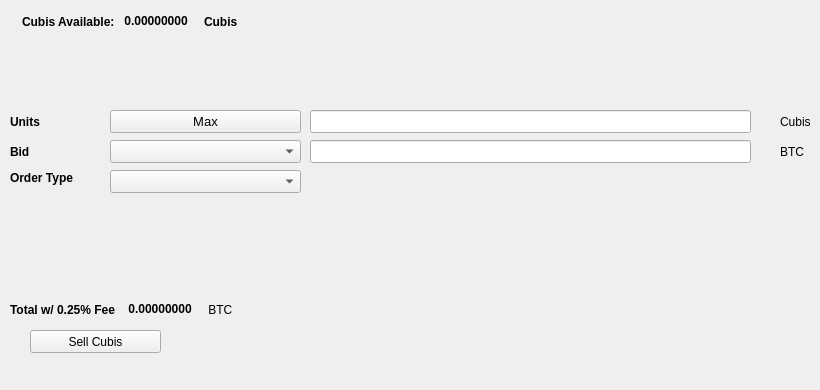
   <widget class="QWidget" name="SellTab">
    <attribute name="title">
     <string>Sell</string>
    </attribute>
    <widget class="QLabel" name="label_16">
     <property name="geometry">
      <rect>
       <x>780</x>
       <y>140</y>
       <width>31</width>
       <height>23</height>
      </rect>
     </property>
     <property name="text">
      <string>BTC</string>
     </property>
    </widget>
    <widget class="QComboBox" name="SellBidcomboBox">
     <property name="geometry">
      <rect>
       <x>110</x>
       <y>140</y>
       <width>191</width>
       <height>23</height>
      </rect>
     </property>
     <property name="font">
      <font>
       <pointsize>10</pointsize>
      </font>
     </property>
    </widget>
    <widget class="QLabel" name="label_18">
     <property name="geometry">
      <rect>
       <x>10</x>
       <y>110</y>
       <width>46</width>
       <height>23</height>
      </rect>
     </property>
     <property name="font">
      <font>
       <weight>75</weight>
       <bold>true</bold>
      </font>
     </property>
     <property name="text">
      <string>Units</string>
     </property>
    </widget>
    <widget class="QPushButton" name="Sell_Max_Amount">
     <property name="geometry">
      <rect>
       <x>110</x>
       <y>110</y>
       <width>191</width>
       <height>23</height>
      </rect>
     </property>
     <property name="font">
      <font>
       <pointsize>10</pointsize>
      </font>
     </property>
     <property name="text">
      <string>Max</string>
     </property>
    </widget>
    <widget class="QLabel" name="label_20">
     <property name="geometry">
      <rect>
       <x>10</x>
       <y>170</y>
       <width>91</width>
       <height>16</height>
      </rect>
     </property>
     <property name="font">
      <font>
       <weight>75</weight>
       <bold>true</bold>
      </font>
     </property>
     <property name="text">
      <string>Order Type</string>
     </property>
    </widget>
    <widget class="QComboBox" name="SellOrdertypeCombo">
     <property name="geometry">
      <rect>
       <x>110</x>
       <y>170</y>
       <width>191</width>
       <height>23</height>
      </rect>
     </property>
     <property name="font">
      <font>
       <pointsize>10</pointsize>
      </font>
     </property>
    </widget>
    <widget class="QLabel" name="label_21">
     <property name="geometry">
      <rect>
       <x>10</x>
       <y>140</y>
       <width>46</width>
       <height>23</height>
      </rect>
     </property>
     <property name="font">
      <font>
       <weight>75</weight>
       <bold>true</bold>
      </font>
     </property>
     <property name="text">
      <string>Bid</string>
     </property>
    </widget>
    <widget class="QLabel" name="label_22">
     <property name="geometry">
      <rect>
       <x>780</x>
       <y>110</y>
       <width>31</width>
       <height>23</height>
      </rect>
     </property>
     <property name="text">
      <string>Cubis</string>
     </property>
    </widget>
    <widget class="QLineEdit" name="UnitsInputCubis">
     <property name="geometry">
      <rect>
       <x>310</x>
       <y>110</y>
       <width>441</width>
       <height>23</height>
      </rect>
     </property>
     <property name="font">
      <font>
       <pointsize>9</pointsize>
       <weight>75</weight>
       <bold>true</bold>
      </font>
     </property>
    </widget>
    <widget class="QLineEdit" name="SellBidPriceEdit">
     <property name="geometry">
      <rect>
       <x>310</x>
       <y>140</y>
       <width>441</width>
       <height>23</height>
      </rect>
     </property>
     <property name="font">
      <font>
       <pointsize>9</pointsize>
       <weight>75</weight>
       <bold>true</bold>
      </font>
     </property>
    </widget>
    <widget class="QPushButton" name="SellCubisBTN">
     <property name="geometry">
      <rect>
       <x>30</x>
       <y>330</y>
       <width>131</width>
       <height>23</height>
      </rect>
     </property>
     <property name="text">
      <string>Sell Cubis</string>
     </property>
     <property name="icon">
      <iconset resource="../cubis">
       <normaloff>:/icons/bitcoin</normaloff>:/icons/bitcoin</iconset>
     </property>
    </widget>
    <widget class="QWidget" name="layoutWidget3">
     <property name="geometry">
      <rect>
       <x>22</x>
       <y>12</y>
       <width>258</width>
       <height>19</height>
      </rect>
     </property>
     <layout class="QHBoxLayout" name="horizontalLayout">
      <item>
       <widget class="QLabel" name="label232_2">
        <property name="font">
         <font>
          <weight>75</weight>
          <bold>true</bold>
         </font>
        </property>
        <property name="text">
         <string>Cubis Available:</string>
        </property>
       </widget>
      </item>
      <item>
       <widget class="QLabel" name="CubisAvailableLabel">
        <property name="palette">
         <palette>
          <active>
           <colorrole role="WindowText">
            <brush brushstyle="SolidPattern">
             <color alpha="255">
              <red>0</red>
              <green>0</green>
              <blue>0</blue>
             </color>
            </brush>
           </colorrole>
           <colorrole role="Button">
            <brush brushstyle="SolidPattern">
             <color alpha="255">
              <red>0</red>
              <green>170</green>
              <blue>0</blue>
             </color>
            </brush>
           </colorrole>
           <colorrole role="Light">
            <brush brushstyle="SolidPattern">
             <color alpha="255">
              <red>0</red>
              <green>255</green>
              <blue>0</blue>
             </color>
            </brush>
           </colorrole>
           <colorrole role="Midlight">
            <brush brushstyle="SolidPattern">
             <color alpha="255">
              <red>0</red>
              <green>212</green>
              <blue>0</blue>
             </color>
            </brush>
           </colorrole>
           <colorrole role="Dark">
            <brush brushstyle="SolidPattern">
             <color alpha="255">
              <red>0</red>
              <green>85</green>
              <blue>0</blue>
             </color>
            </brush>
           </colorrole>
           <colorrole role="Mid">
            <brush brushstyle="SolidPattern">
             <color alpha="255">
              <red>0</red>
              <green>113</green>
              <blue>0</blue>
             </color>
            </brush>
           </colorrole>
           <colorrole role="Text">
            <brush brushstyle="SolidPattern">
             <color alpha="255">
              <red>0</red>
              <green>170</green>
              <blue>0</blue>
             </color>
            </brush>
           </colorrole>
           <colorrole role="BrightText">
            <brush brushstyle="SolidPattern">
             <color alpha="255">
              <red>255</red>
              <green>255</green>
              <blue>255</blue>
             </color>
            </brush>
           </colorrole>
           <colorrole role="ButtonText">
            <brush brushstyle="SolidPattern">
             <color alpha="255">
              <red>0</red>
              <green>0</green>
              <blue>0</blue>
             </color>
            </brush>
           </colorrole>
           <colorrole role="Base">
            <brush brushstyle="SolidPattern">
             <color alpha="255">
              <red>255</red>
              <green>255</green>
              <blue>255</blue>
             </color>
            </brush>
           </colorrole>
           <colorrole role="Window">
            <brush brushstyle="SolidPattern">
             <color alpha="255">
              <red>0</red>
              <green>170</green>
              <blue>0</blue>
             </color>
            </brush>
           </colorrole>
           <colorrole role="Shadow">
            <brush brushstyle="SolidPattern">
             <color alpha="255">
              <red>0</red>
              <green>0</green>
              <blue>0</blue>
             </color>
            </brush>
           </colorrole>
           <colorrole role="AlternateBase">
            <brush brushstyle="SolidPattern">
             <color alpha="255">
              <red>127</red>
              <green>212</green>
              <blue>127</blue>
             </color>
            </brush>
           </colorrole>
           <colorrole role="ToolTipBase">
            <brush brushstyle="SolidPattern">
             <color alpha="255">
              <red>255</red>
              <green>255</green>
              <blue>220</blue>
             </color>
            </brush>
           </colorrole>
           <colorrole role="ToolTipText">
            <brush brushstyle="SolidPattern">
             <color alpha="255">
              <red>0</red>
              <green>0</green>
              <blue>0</blue>
             </color>
            </brush>
           </colorrole>
          </active>
          <inactive>
           <colorrole role="WindowText">
            <brush brushstyle="SolidPattern">
             <color alpha="255">
              <red>0</red>
              <green>0</green>
              <blue>0</blue>
             </color>
            </brush>
           </colorrole>
           <colorrole role="Button">
            <brush brushstyle="SolidPattern">
             <color alpha="255">
              <red>0</red>
              <green>170</green>
              <blue>0</blue>
             </color>
            </brush>
           </colorrole>
           <colorrole role="Light">
            <brush brushstyle="SolidPattern">
             <color alpha="255">
              <red>0</red>
              <green>255</green>
              <blue>0</blue>
             </color>
            </brush>
           </colorrole>
           <colorrole role="Midlight">
            <brush brushstyle="SolidPattern">
             <color alpha="255">
              <red>0</red>
              <green>212</green>
              <blue>0</blue>
             </color>
            </brush>
           </colorrole>
           <colorrole role="Dark">
            <brush brushstyle="SolidPattern">
             <color alpha="255">
              <red>0</red>
              <green>85</green>
              <blue>0</blue>
             </color>
            </brush>
           </colorrole>
           <colorrole role="Mid">
            <brush brushstyle="SolidPattern">
             <color alpha="255">
              <red>0</red>
              <green>113</green>
              <blue>0</blue>
             </color>
            </brush>
           </colorrole>
           <colorrole role="Text">
            <brush brushstyle="SolidPattern">
             <color alpha="255">
              <red>0</red>
              <green>170</green>
              <blue>0</blue>
             </color>
            </brush>
           </colorrole>
           <colorrole role="BrightText">
            <brush brushstyle="SolidPattern">
             <color alpha="255">
              <red>255</red>
              <green>255</green>
              <blue>255</blue>
             </color>
            </brush>
           </colorrole>
           <colorrole role="ButtonText">
            <brush brushstyle="SolidPattern">
             <color alpha="255">
              <red>0</red>
              <green>0</green>
              <blue>0</blue>
             </color>
            </brush>
           </colorrole>
           <colorrole role="Base">
            <brush brushstyle="SolidPattern">
             <color alpha="255">
              <red>255</red>
              <green>255</green>
              <blue>255</blue>
             </color>
            </brush>
           </colorrole>
           <colorrole role="Window">
            <brush brushstyle="SolidPattern">
             <color alpha="255">
              <red>0</red>
              <green>170</green>
              <blue>0</blue>
             </color>
            </brush>
           </colorrole>
           <colorrole role="Shadow">
            <brush brushstyle="SolidPattern">
             <color alpha="255">
              <red>0</red>
              <green>0</green>
              <blue>0</blue>
             </color>
            </brush>
           </colorrole>
           <colorrole role="AlternateBase">
            <brush brushstyle="SolidPattern">
             <color alpha="255">
              <red>127</red>
              <green>212</green>
              <blue>127</blue>
             </color>
            </brush>
           </colorrole>
           <colorrole role="ToolTipBase">
            <brush brushstyle="SolidPattern">
             <color alpha="255">
              <red>255</red>
              <green>255</green>
              <blue>220</blue>
             </color>
            </brush>
           </colorrole>
           <colorrole role="ToolTipText">
            <brush brushstyle="SolidPattern">
             <color alpha="255">
              <red>0</red>
              <green>0</green>
              <blue>0</blue>
             </color>
            </brush>
           </colorrole>
          </inactive>
          <disabled>
           <colorrole role="WindowText">
            <brush brushstyle="SolidPattern">
             <color alpha="255">
              <red>0</red>
              <green>85</green>
              <blue>0</blue>
             </color>
            </brush>
           </colorrole>
           <colorrole role="Button">
            <brush brushstyle="SolidPattern">
             <color alpha="255">
              <red>0</red>
              <green>170</green>
              <blue>0</blue>
             </color>
            </brush>
           </colorrole>
           <colorrole role="Light">
            <brush brushstyle="SolidPattern">
             <color alpha="255">
              <red>0</red>
              <green>255</green>
              <blue>0</blue>
             </color>
            </brush>
           </colorrole>
           <colorrole role="Midlight">
            <brush brushstyle="SolidPattern">
             <color alpha="255">
              <red>0</red>
              <green>212</green>
              <blue>0</blue>
             </color>
            </brush>
           </colorrole>
           <colorrole role="Dark">
            <brush brushstyle="SolidPattern">
             <color alpha="255">
              <red>0</red>
              <green>85</green>
              <blue>0</blue>
             </color>
            </brush>
           </colorrole>
           <colorrole role="Mid">
            <brush brushstyle="SolidPattern">
             <color alpha="255">
              <red>0</red>
              <green>113</green>
              <blue>0</blue>
             </color>
            </brush>
           </colorrole>
           <colorrole role="Text">
            <brush brushstyle="SolidPattern">
             <color alpha="255">
              <red>0</red>
              <green>85</green>
              <blue>0</blue>
             </color>
            </brush>
           </colorrole>
           <colorrole role="BrightText">
            <brush brushstyle="SolidPattern">
             <color alpha="255">
              <red>255</red>
              <green>255</green>
              <blue>255</blue>
             </color>
            </brush>
           </colorrole>
           <colorrole role="ButtonText">
            <brush brushstyle="SolidPattern">
             <color alpha="255">
              <red>0</red>
              <green>85</green>
              <blue>0</blue>
             </color>
            </brush>
           </colorrole>
           <colorrole role="Base">
            <brush brushstyle="SolidPattern">
             <color alpha="255">
              <red>0</red>
              <green>170</green>
              <blue>0</blue>
             </color>
            </brush>
           </colorrole>
           <colorrole role="Window">
            <brush brushstyle="SolidPattern">
             <color alpha="255">
              <red>0</red>
              <green>170</green>
              <blue>0</blue>
             </color>
            </brush>
           </colorrole>
           <colorrole role="Shadow">
            <brush brushstyle="SolidPattern">
             <color alpha="255">
              <red>0</red>
              <green>0</green>
              <blue>0</blue>
             </color>
            </brush>
           </colorrole>
           <colorrole role="AlternateBase">
            <brush brushstyle="SolidPattern">
             <color alpha="255">
              <red>0</red>
              <green>170</green>
              <blue>0</blue>
             </color>
            </brush>
           </colorrole>
           <colorrole role="ToolTipBase">
            <brush brushstyle="SolidPattern">
             <color alpha="255">
              <red>255</red>
              <green>255</green>
              <blue>220</blue>
             </color>
            </brush>
           </colorrole>
           <colorrole role="ToolTipText">
            <brush brushstyle="SolidPattern">
             <color alpha="255">
              <red>0</red>
              <green>0</green>
              <blue>0</blue>
             </color>
            </brush>
           </colorrole>
          </disabled>
         </palette>
        </property>
        <property name="font">
         <font>
          <weight>75</weight>
          <bold>true</bold>
         </font>
        </property>
        <property name="text">
         <string> 0.00000000 </string>
        </property>
        <property name="textInteractionFlags">
         <set>Qt::LinksAccessibleByMouse|Qt::TextSelectableByKeyboard|Qt::TextSelectableByMouse</set>
        </property>
       </widget>
      </item>
      <item>
       <widget class="QLabel" name="labelCubis">
        <property name="font">
         <font>
          <weight>75</weight>
          <bold>true</bold>
         </font>
        </property>
        <property name="text">
         <string>Cubis</string>
        </property>
       </widget>
      </item>
     </layout>
    </widget>
    <widget class="QWidget" name="layoutWidget">
     <property name="geometry">
      <rect>
       <x>10</x>
       <y>300</y>
       <width>268</width>
       <height>19</height>
      </rect>
     </property>
     <layout class="QHBoxLayout" name="horizontalLayout_2">
      <item>
       <widget class="QLabel" name="label_19">
        <property name="font">
         <font>
          <weight>75</weight>
          <bold>true</bold>
         </font>
        </property>
        <property name="text">
         <string>Total w/ 0.25% Fee </string>
        </property>
       </widget>
      </item>
      <item>
       <widget class="QLabel" name="SellCostLabel">
        <property name="palette">
         <palette>
          <active>
           <colorrole role="WindowText">
            <brush brushstyle="SolidPattern">
             <color alpha="255">
              <red>0</red>
              <green>0</green>
              <blue>0</blue>
             </color>
            </brush>
           </colorrole>
           <colorrole role="Button">
            <brush brushstyle="SolidPattern">
             <color alpha="255">
              <red>0</red>
              <green>170</green>
              <blue>0</blue>
             </color>
            </brush>
           </colorrole>
           <colorrole role="Light">
            <brush brushstyle="SolidPattern">
             <color alpha="255">
              <red>0</red>
              <green>255</green>
              <blue>0</blue>
             </color>
            </brush>
           </colorrole>
           <colorrole role="Midlight">
            <brush brushstyle="SolidPattern">
             <color alpha="255">
              <red>0</red>
              <green>212</green>
              <blue>0</blue>
             </color>
            </brush>
           </colorrole>
           <colorrole role="Dark">
            <brush brushstyle="SolidPattern">
             <color alpha="255">
              <red>0</red>
              <green>85</green>
              <blue>0</blue>
             </color>
            </brush>
           </colorrole>
           <colorrole role="Mid">
            <brush brushstyle="SolidPattern">
             <color alpha="255">
              <red>0</red>
              <green>113</green>
              <blue>0</blue>
             </color>
            </brush>
           </colorrole>
           <colorrole role="Text">
            <brush brushstyle="SolidPattern">
             <color alpha="255">
              <red>0</red>
              <green>170</green>
              <blue>0</blue>
             </color>
            </brush>
           </colorrole>
           <colorrole role="BrightText">
            <brush brushstyle="SolidPattern">
             <color alpha="255">
              <red>255</red>
              <green>255</green>
              <blue>255</blue>
             </color>
            </brush>
           </colorrole>
           <colorrole role="ButtonText">
            <brush brushstyle="SolidPattern">
             <color alpha="255">
              <red>0</red>
              <green>0</green>
              <blue>0</blue>
             </color>
            </brush>
           </colorrole>
           <colorrole role="Base">
            <brush brushstyle="SolidPattern">
             <color alpha="255">
              <red>255</red>
              <green>255</green>
              <blue>255</blue>
             </color>
            </brush>
           </colorrole>
           <colorrole role="Window">
            <brush brushstyle="SolidPattern">
             <color alpha="255">
              <red>0</red>
              <green>170</green>
              <blue>0</blue>
             </color>
            </brush>
           </colorrole>
           <colorrole role="Shadow">
            <brush brushstyle="SolidPattern">
             <color alpha="255">
              <red>0</red>
              <green>0</green>
              <blue>0</blue>
             </color>
            </brush>
           </colorrole>
           <colorrole role="AlternateBase">
            <brush brushstyle="SolidPattern">
             <color alpha="255">
              <red>127</red>
              <green>212</green>
              <blue>127</blue>
             </color>
            </brush>
           </colorrole>
           <colorrole role="ToolTipBase">
            <brush brushstyle="SolidPattern">
             <color alpha="255">
              <red>255</red>
              <green>255</green>
              <blue>220</blue>
             </color>
            </brush>
           </colorrole>
           <colorrole role="ToolTipText">
            <brush brushstyle="SolidPattern">
             <color alpha="255">
              <red>0</red>
              <green>0</green>
              <blue>0</blue>
             </color>
            </brush>
           </colorrole>
          </active>
          <inactive>
           <colorrole role="WindowText">
            <brush brushstyle="SolidPattern">
             <color alpha="255">
              <red>0</red>
              <green>0</green>
              <blue>0</blue>
             </color>
            </brush>
           </colorrole>
           <colorrole role="Button">
            <brush brushstyle="SolidPattern">
             <color alpha="255">
              <red>0</red>
              <green>170</green>
              <blue>0</blue>
             </color>
            </brush>
           </colorrole>
           <colorrole role="Light">
            <brush brushstyle="SolidPattern">
             <color alpha="255">
              <red>0</red>
              <green>255</green>
              <blue>0</blue>
             </color>
            </brush>
           </colorrole>
           <colorrole role="Midlight">
            <brush brushstyle="SolidPattern">
             <color alpha="255">
              <red>0</red>
              <green>212</green>
              <blue>0</blue>
             </color>
            </brush>
           </colorrole>
           <colorrole role="Dark">
            <brush brushstyle="SolidPattern">
             <color alpha="255">
              <red>0</red>
              <green>85</green>
              <blue>0</blue>
             </color>
            </brush>
           </colorrole>
           <colorrole role="Mid">
            <brush brushstyle="SolidPattern">
             <color alpha="255">
              <red>0</red>
              <green>113</green>
              <blue>0</blue>
             </color>
            </brush>
           </colorrole>
           <colorrole role="Text">
            <brush brushstyle="SolidPattern">
             <color alpha="255">
              <red>0</red>
              <green>170</green>
              <blue>0</blue>
             </color>
            </brush>
           </colorrole>
           <colorrole role="BrightText">
            <brush brushstyle="SolidPattern">
             <color alpha="255">
              <red>255</red>
              <green>255</green>
              <blue>255</blue>
             </color>
            </brush>
           </colorrole>
           <colorrole role="ButtonText">
            <brush brushstyle="SolidPattern">
             <color alpha="255">
              <red>0</red>
              <green>0</green>
              <blue>0</blue>
             </color>
            </brush>
           </colorrole>
           <colorrole role="Base">
            <brush brushstyle="SolidPattern">
             <color alpha="255">
              <red>255</red>
              <green>255</green>
              <blue>255</blue>
             </color>
            </brush>
           </colorrole>
           <colorrole role="Window">
            <brush brushstyle="SolidPattern">
             <color alpha="255">
              <red>0</red>
              <green>170</green>
              <blue>0</blue>
             </color>
            </brush>
           </colorrole>
           <colorrole role="Shadow">
            <brush brushstyle="SolidPattern">
             <color alpha="255">
              <red>0</red>
              <green>0</green>
              <blue>0</blue>
             </color>
            </brush>
           </colorrole>
           <colorrole role="AlternateBase">
            <brush brushstyle="SolidPattern">
             <color alpha="255">
              <red>127</red>
              <green>212</green>
              <blue>127</blue>
             </color>
            </brush>
           </colorrole>
           <colorrole role="ToolTipBase">
            <brush brushstyle="SolidPattern">
             <color alpha="255">
              <red>255</red>
              <green>255</green>
              <blue>220</blue>
             </color>
            </brush>
           </colorrole>
           <colorrole role="ToolTipText">
            <brush brushstyle="SolidPattern">
             <color alpha="255">
              <red>0</red>
              <green>0</green>
              <blue>0</blue>
             </color>
            </brush>
           </colorrole>
          </inactive>
          <disabled>
           <colorrole role="WindowText">
            <brush brushstyle="SolidPattern">
             <color alpha="255">
              <red>0</red>
              <green>85</green>
              <blue>0</blue>
             </color>
            </brush>
           </colorrole>
           <colorrole role="Button">
            <brush brushstyle="SolidPattern">
             <color alpha="255">
              <red>0</red>
              <green>170</green>
              <blue>0</blue>
             </color>
            </brush>
           </colorrole>
           <colorrole role="Light">
            <brush brushstyle="SolidPattern">
             <color alpha="255">
              <red>0</red>
              <green>255</green>
              <blue>0</blue>
             </color>
            </brush>
           </colorrole>
           <colorrole role="Midlight">
            <brush brushstyle="SolidPattern">
             <color alpha="255">
              <red>0</red>
              <green>212</green>
              <blue>0</blue>
             </color>
            </brush>
           </colorrole>
           <colorrole role="Dark">
            <brush brushstyle="SolidPattern">
             <color alpha="255">
              <red>0</red>
              <green>85</green>
              <blue>0</blue>
             </color>
            </brush>
           </colorrole>
           <colorrole role="Mid">
            <brush brushstyle="SolidPattern">
             <color alpha="255">
              <red>0</red>
              <green>113</green>
              <blue>0</blue>
             </color>
            </brush>
           </colorrole>
           <colorrole role="Text">
            <brush brushstyle="SolidPattern">
             <color alpha="255">
              <red>0</red>
              <green>85</green>
              <blue>0</blue>
             </color>
            </brush>
           </colorrole>
           <colorrole role="BrightText">
            <brush brushstyle="SolidPattern">
             <color alpha="255">
              <red>255</red>
              <green>255</green>
              <blue>255</blue>
             </color>
            </brush>
           </colorrole>
           <colorrole role="ButtonText">
            <brush brushstyle="SolidPattern">
             <color alpha="255">
              <red>0</red>
              <green>85</green>
              <blue>0</blue>
             </color>
            </brush>
           </colorrole>
           <colorrole role="Base">
            <brush brushstyle="SolidPattern">
             <color alpha="255">
              <red>0</red>
              <green>170</green>
              <blue>0</blue>
             </color>
            </brush>
           </colorrole>
           <colorrole role="Window">
            <brush brushstyle="SolidPattern">
             <color alpha="255">
              <red>0</red>
              <green>170</green>
              <blue>0</blue>
             </color>
            </brush>
           </colorrole>
           <colorrole role="Shadow">
            <brush brushstyle="SolidPattern">
             <color alpha="255">
              <red>0</red>
              <green>0</green>
              <blue>0</blue>
             </color>
            </brush>
           </colorrole>
           <colorrole role="AlternateBase">
            <brush brushstyle="SolidPattern">
             <color alpha="255">
              <red>0</red>
              <green>170</green>
              <blue>0</blue>
             </color>
            </brush>
           </colorrole>
           <colorrole role="ToolTipBase">
            <brush brushstyle="SolidPattern">
             <color alpha="255">
              <red>255</red>
              <green>255</green>
              <blue>220</blue>
             </color>
            </brush>
           </colorrole>
           <colorrole role="ToolTipText">
            <brush brushstyle="SolidPattern">
             <color alpha="255">
              <red>0</red>
              <green>0</green>
              <blue>0</blue>
             </color>
            </brush>
           </colorrole>
          </disabled>
         </palette>
        </property>
        <property name="font">
         <font>
          <weight>75</weight>
          <bold>true</bold>
         </font>
        </property>
        <property name="autoFillBackground">
         <bool>false</bool>
        </property>
        <property name="text">
         <string> 0.00000000</string>
        </property>
        <property name="textInteractionFlags">
         <set>Qt::LinksAccessibleByMouse|Qt::TextSelectableByMouse</set>
        </property>
       </widget>
      </item>
      <item>
       <widget class="QLabel" name="label_17">
        <property name="font">
         <font>
          <weight>50</weight>
          <bold>false</bold>
         </font>
        </property>
        <property name="text">
         <string> BTC</string>
        </property>
       </widget>
      </item>
     </layout>
    </widget>
    <widget class="QLabel" name="label_23">
     <property name="geometry">
      <rect>
       <x>460</x>
       <y>300</y>
       <width>281</width>
       <height>81</height>
      </rect>
     </property>
     <property name="text">
      <string/>
     </property>
     <property name="pixmap">
      <pixmap>:/images/bittrex</pixmap>
     </property>
    </widget>
   </widget>
